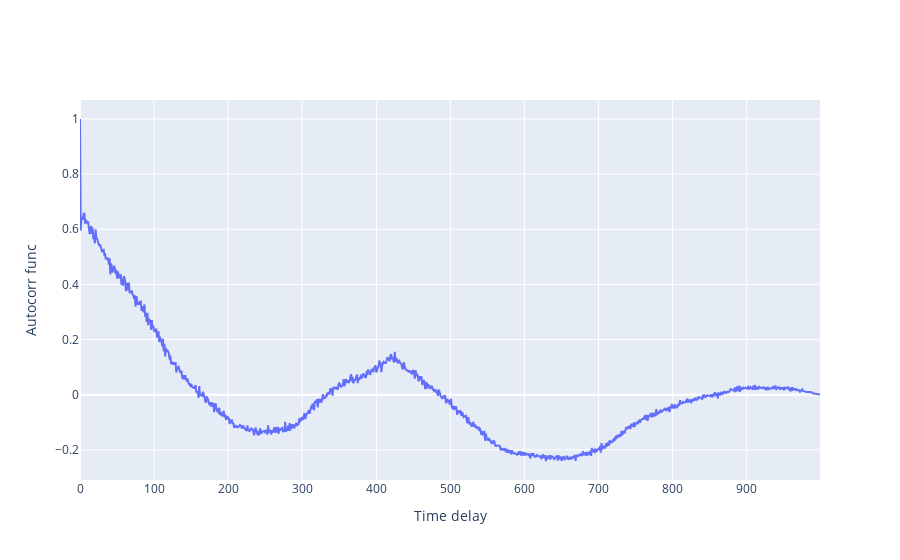

Source (notebook cell):
### Markdown cell above
Автокорреляционная функция впервые пересекает 0 между значениями задержки 67 и 68, но наиболее близки к нулю значения 66 и 71

### Code cell
max_delay = 1000
acf_y = acf(median_per_bin2['Red_Signal_median'], nlags=max_delay)

fig = go.Figure(data=go.Scatter(y=acf_y))
fig.update_layout(xaxis_title='Time delay', yaxis_title='Autocorr func')
fig.show()

### Figure 1 — Plotly figure (JSON) as saved in the notebook; plotly's stock layout.template omitted (floating-point values rounded to 4 significant figures; data arrays with more than 128 entries replaced by an {"elided": "..."} marker saying what was removed)
{"data": [{"type": "scatter", "y": {"elided": "1000 float values"}}], "layout": {"xaxis": {"title": {"text": "Time delay"}}, "yaxis": {"title": {"text": "Autocorr func"}}}}
